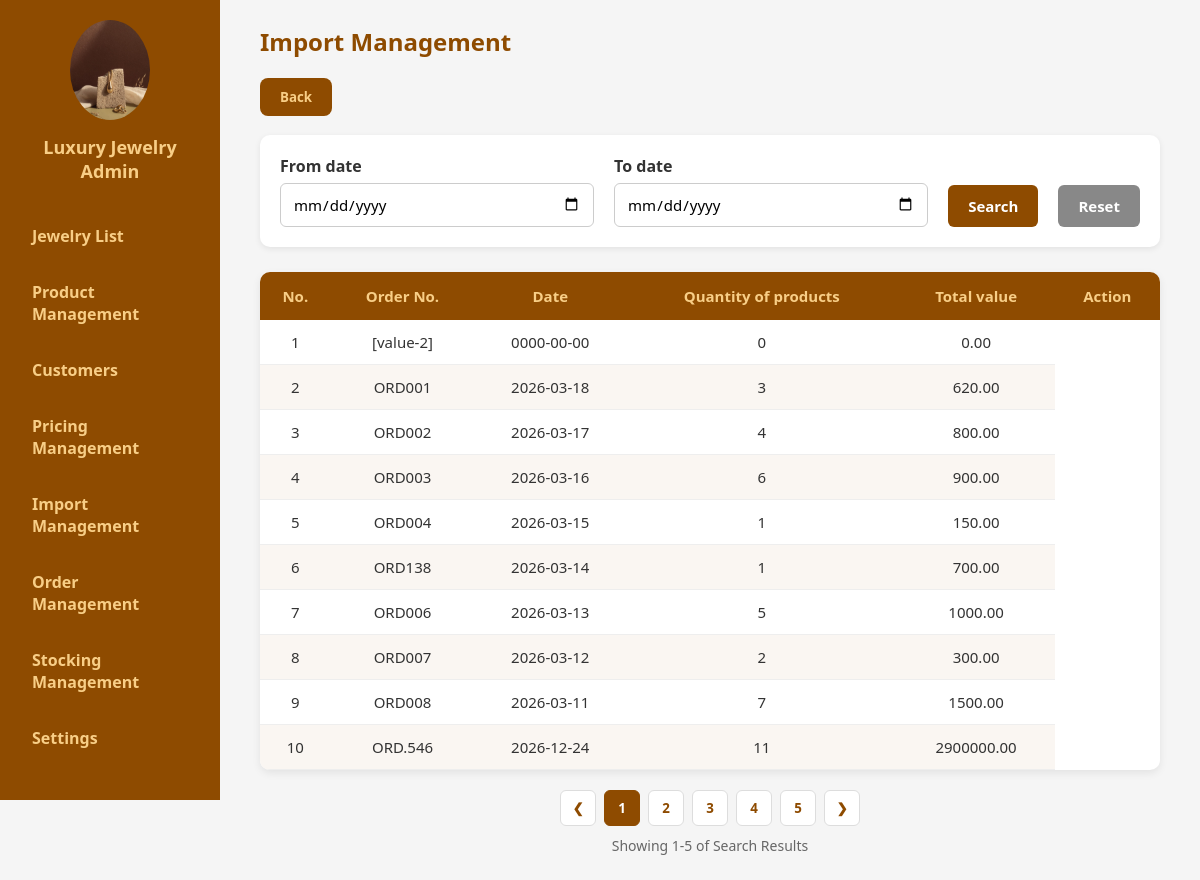
The app's page /admin/Import_product/search_form.php with its own data.
### tables this page shows
CREATE TABLE `goods_receipt` (
  `id` int(11) NOT NULL AUTO_INCREMENT,
  `order_number` varchar(50) NOT NULL,
  `entry_date` date NOT NULL,
  `supplier` varchar(255) DEFAULT NULL,
  `total_quantity` int(11) DEFAULT 0,
  `total_value` decimal(15,2) DEFAULT 0.00,
  `status` enum('Draft','Completed') DEFAULT 'Draft',
  `created_at` timestamp NOT NULL DEFAULT current_timestamp(),
  PRIMARY KEY (`id`)
);

### admin/Import_product/search_form.php (the view, shortened to what this page needs)
<!DOCTYPE html>
<html lang="vi">
<head>
</head>
<body>
  <div class="sidebar">
    <div class="logo">
      <img src="../../images/Admin_login.jpg" alt="Admin Logo">
      <h2>Luxury Jewelry Admin</h2>
    </div>
    <div class="menu">
      <a href="../Administration_menu.html#products">Jewelry List</a>
      <a href="../product_management.php">Product Management</a>
      <a href="../Administration_menu.html#users">Customers</a>
      <a href="../Price Manage/pricing.php">Pricing Management</a>
      <a href="import_management.php">Import Management</a>
      <a href="../Order Manage/order_management.php">Order Management</a>
      <a href="../Stock Manage/stocking_management.php">Stocking Management</a>
      <a href="../Administration_menu.html#setting">Settings</a>
    </div>
  </div>
  <main>
    <header><h1>Import Management</h1></header>
<div class="back-button-container">
  <button type="button" class="btn" onclick="window.location.href='import_management.html'">Back</button>
</div>
    <div class="search-section">
      <div class="search-group">
        <label class="search-label">From date</label>
        <input type="date" class="search-input">
      </div>
      <div class="search-group">
        <label class="search-label">To date</label>
        <input type="date" class="search-input">
      </div>
      <button class="btn-search" onclick="window.location.href='search_form.html'">Search</button>
      <button class="btn-reset">Reset</button>
    </div>
    <div class="user-list">
      <table>
        <thead>
          <tr>
            <th>No.</th>
            <th>Order No.</th>
            <th>Date</th>
            <th>Quantity of products</th>
            <th>Total value</th>
            <th>Action</th>
          </tr>
        </thead>
        <?php
        include __DIR__ . "/../../config/config.php";
        $sql = "SELECT * FROM goods_receipt WHERE 1";
        $result = $conn->query($sql);
        $i=1;
        ?>
        <tbody>
            <?php while($row = $result->fetch_assoc()): ?>
            <tr>
            <td><?= $i++ ?></td>
            <td><?= $row['order_number'] ?></td>
            <td><?= $row['entry_date'] ?></td>
            <td><?= $row['total_quantity'] ?></td>
            <td><?= $row['total_value'] ?></td>
            </tr>
        <?php endwhile; ?>
        </tbody>
      </table>
    </div>
    <div class="pagination">
      <button class="pagination-btn">&#10094;</button>
      <button class="pagination-btn active">1</button>
      <button class="pagination-btn">2</button>
      <button class="pagination-btn">3</button>
      <button class="pagination-btn">4</button>
      <button class="pagination-btn">5</button>
      <button class="pagination-btn">&#10095;</button>
    </div>
    <div class="pagination-info">Showing 1-5 of Search Results</div>
  </main>
</body>
</html>

### admin/Import_product/search_form.php (style rules this page uses)
* { margin: 0; padding: 0; box-sizing: border-box; font-family: "Segoe UI", sans-serif; }
body { background-color: #f5f5f5; color: #333; display: flex; }
.sidebar { width: 220px; background-color: #8e4b00; color: #f8ce86; display: flex; flex-direction: column; padding: 20px; height: 100vh; }
.logo { text-align: center; margin-bottom: 30px; }
.logo img { width: 80px; border-radius: 50%; }
.logo h2 { font-size: 18px; margin-top: 10px; }
.menu a { display: block; padding: 12px; color: #f8ce86; text-decoration: none; border-radius: 8px; margin-bottom: 10px; font-weight: bold; transition: background 0.3s, color 0.3s; }
main { flex: 1; padding: 25px 40px; }
header h1 { font-size: 24px; color: #8e4b00; margin-bottom: 20px; }
.btn { background: linear-gradient(195deg, #8e4b00, #8e4b00); color: #f8ce86; text-decoration: none; padding: 10px 20px; border-radius: 8px; font-weight: bold; transition: 0.3s; border: none; cursor: pointer; }
.search-section { background: #fff; border-radius: 10px; padding: 20px; display: flex; gap: 20px; align-items: flex-end; box-shadow: 0 2px 6px rgba(0, 0, 0, 0.08); margin-bottom: 25px; }
.search-group { flex: 1; display: flex; flex-direction: column; }
.search-label { font-weight: 600; color: #333; margin-bottom: 6px; }
.search-input { padding: 10px 12px; border: 1px solid #ccc; border-radius: 6px; font-size: 15px; }
.btn-search, .btn-reset { height: 42px; padding: 0 20px; font-weight: 600; border-radius: 6px; cursor: pointer; border: none; font-size: 15px; }
.btn-search { background-color: #8e4b00; color: #fff; }
.btn-reset { background-color: #888; color: #fff; }
table { width: 100%; border-collapse: separate; border-spacing: 0; background: #fff; border-radius: 10px; overflow: hidden; box-shadow: 0 3px 8px rgba(0, 0, 0, 0.08); }
th { background-color: #8e4b00; color: #f8ce86; font-weight: 600; text-align: center; padding: 14px 10px; font-size: 15px; }
td { text-align: center; padding: 12px 10px; border-bottom: 1px solid #eee; font-size: 15px; }
tr:nth-child(even) td { background: #faf6f2; }
.pagination { display: flex; justify-content: center; align-items: center; gap: 8px; margin-top: 20px; }
.pagination-btn { border: 1px solid #ddd; background: white; color: #8e4b00; width: 36px; height: 36px; border-radius: 6px; cursor: pointer; transition: 0.2s; font-weight: bold; }
.pagination-btn.active { background-color: #8e4b00; color: #fff; border-color: #8e4b00; }
.pagination-info { text-align: center; font-size: 14px; color: #666; margin-top: 10px; }
.back-button-container { margin-bottom: 0.5cm; }

### records on screen
goods_receipt: order_number "[value-2]", entry_date "0000-00-00", total_quantity "0", total_value "0.00"
goods_receipt: order_number "ORD001", entry_date "2026-03-18", total_quantity "3", total_value "620.00"
goods_receipt: order_number "ORD002", entry_date "2026-03-17", total_quantity "4", total_value "800.00"
goods_receipt: order_number "ORD003", entry_date "2026-03-16", total_quantity "6", total_value "900.00"
goods_receipt: order_number "ORD004", entry_date "2026-03-15", total_quantity "1", total_value "150.00"
goods_receipt: order_number "ORD138", entry_date "2026-03-14", total_quantity "1", total_value "700.00"
goods_receipt: order_number "ORD006", entry_date "2026-03-13", total_quantity "5", total_value "1000.00"
goods_receipt: order_number "ORD007", entry_date "2026-03-12", total_quantity "2", total_value "300.00"
goods_receipt: order_number "ORD008", entry_date "2026-03-11", total_quantity "7", total_value "1500.00"
goods_receipt: order_number "ORD.546", entry_date "2026-12-24", total_quantity "11", total_value "2900000.00"
